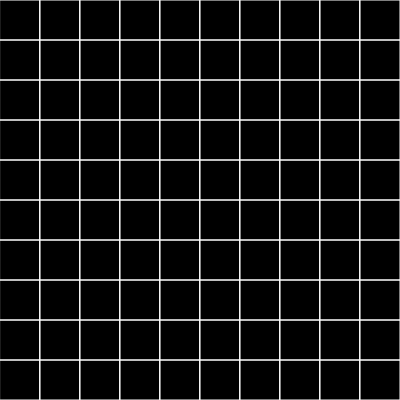
Frame 1 (no input)
Frame 60 (no input): identical to frame 1, image omitted
Frame 120 (the mouse pressed at the canvas centre since frame 60): identical to frame 1, image omitted

The p5.js sketch that drew this single still picture (run headless with seeded random() and noise() and a simulated clock; from frame 60 on, the mouse is pressed at the canvas centre):

// p5.js sketch
// ── sketch.js
const cols = 10;
const rows = 10;
const minesCount = 10;

const cellSize = 40;
let isGameOver = false;

const matrix = Array.from({ length: cols }, () =>
  Array.from({ length: rows }, () => 0)
);

const visibleCells = Array.from({ length: cols }, (_, i) => i).reduce(
  (acc, val) => ({ ...acc, [val]: {} }),
  {}
);

const plantMines = () => {
  for (let i = 0; i < minesCount; i++) {
    let [x, y] = getRandomCoords();

    do {
      [x, y] = getRandomCoords();
    } while (isMine(x, y));

    matrix[y][x] = -1;
  }
};

const placeClues = () => {
  for (let y = 0; y < cols; y++) {
    for (let x = 0; x < rows; x++) {
      if (isMine(x, y)) continue;
      matrix[y][x] = getMinesCountAroundCell(x, y);
    }
  }
};

function setup() {
  textSize(16);
  textAlign(CENTER, CENTER);

  createCanvas(400, 400);

  plantMines();
  placeClues();

  window.game = {
    matrix,
    visibleCells,
  };
}

function draw() {
  background(0);
  strokeWeight(1);
  stroke(255);

  for (let y = 0; y < cols; y++) {
    for (let x = 0; x < rows; x++) {
      const cell = matrix[y][x];
      const l = cellSize * x,
        t = cellSize * y;

      noFill();

      if (isVisible(x, y) || isGameOver) {
        if (isEmpty(x, y)) {
          fill(100);
        } else if (isMine(x, y)) {
          fill(255, 0, 0);
        } else {
          // Draw text
          text(cell, l + 16, t + 24);
        }
      }

      rect(l, t, cellSize, cellSize);
    }
  }
}

/** Events */

function mouseClicked() {
  if (isGameOver) return;

  const x = floor(mouseX / cellSize);
  const y = floor(mouseY / cellSize);

  if (isMine(x, y)) {
    isGameOver = true;
    setTimeout(() => alert("game over"));
    return;
  }

  expandEmptyCells(x, y);
}

/** Utilities */

const getRandomCoords = () => [floor(random(0, rows)), floor(random(0, cols))];

const isMine = (x, y) => matrix[y]?.[x] === -1;
const isClue = (x, y) => (matrix[y]?.[x] ?? 0) > 0;
const isEmpty = (x, y) => !matrix[y]?.[x];
const isOutOfBounds = (x, y) => x < 0 || x >= rows || y >= cols || y < 0;

const isVisible = (x, y) => visibleCells[y][x] === true;

const getMinesCountAroundCell = (x, y) => {
  let c = 0;

  for (let dy = -1; dy <= 1; dy++) {
    for (let dx = -1; dx <= 1; dx++) {
      if (!dx && !dy) continue;

      c += Number(isMine(x + dx, y + dy));
    }
  }

  return c;
};

const expandEmptyCells = (x, y) => {
  if (isOutOfBounds(x, y) || isVisible(x, y) || isMine(x, y)) return;

  visibleCells[y][x] = true;

  if (isClue(x, y)) return;

  for (let dx = -1; dx <= 1; dx++) {
    for (let dy = -1; dy <= 1; dy++) {
      if (!dx && !dx) continue;

      expandEmptyCells(x + dx, y + dy);
    }
  }
};

// ── style.css
html,
body {
  margin: 0;
  padding: 0;
  background-color: #000;
  height: 100vh;
}

canvas {
  display: block;
}
